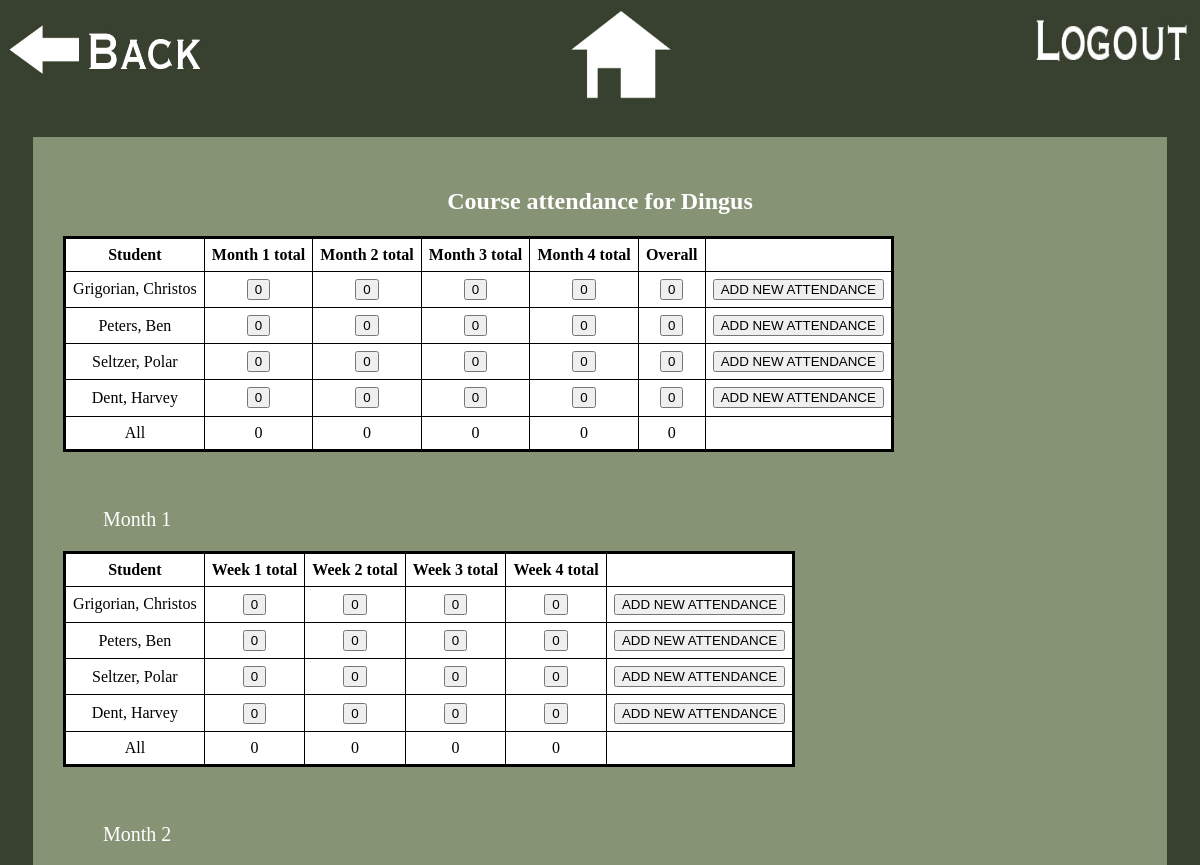
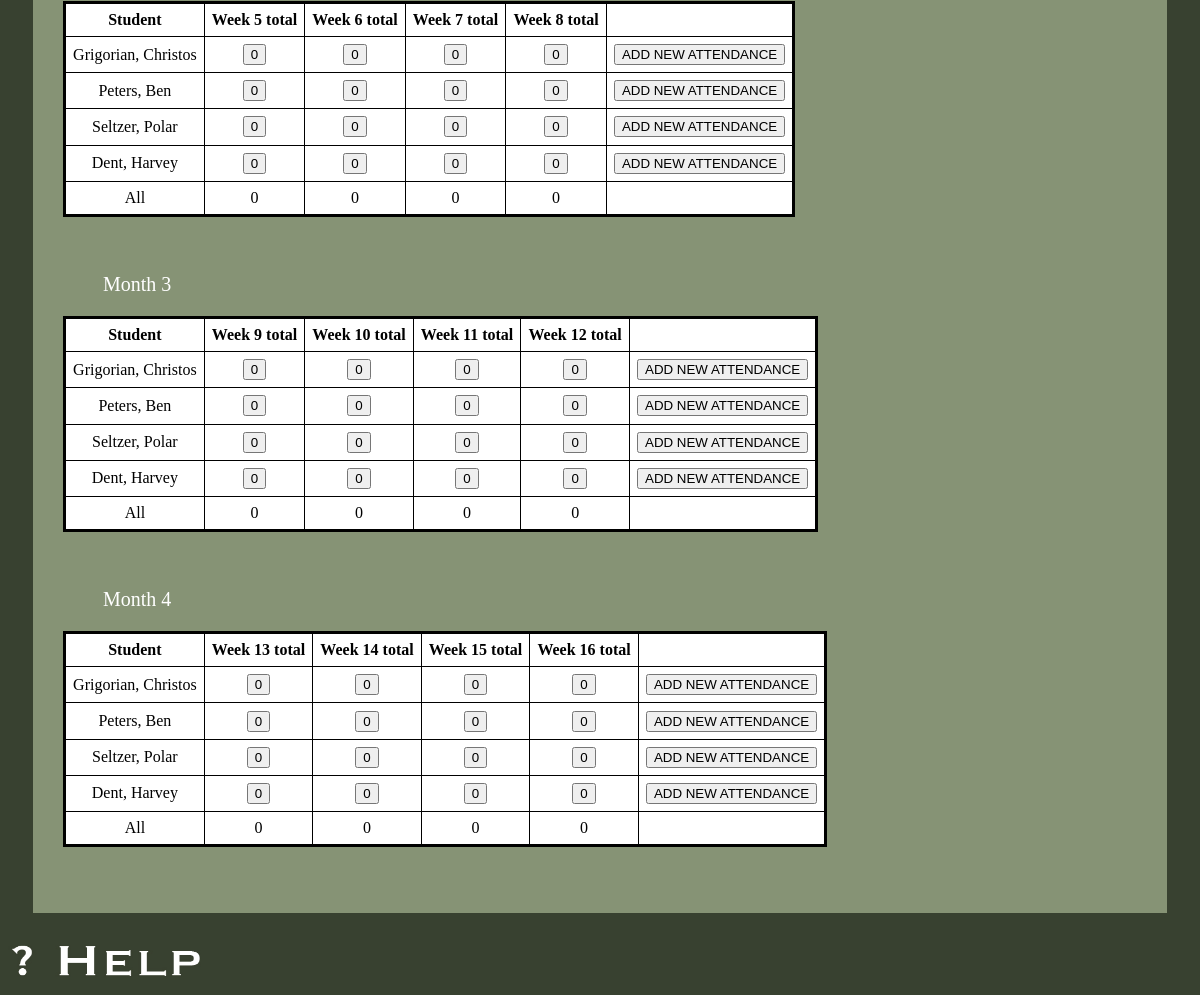
Page /CHproto/3/attendance/ (signed in) on the earlier database version (2 pictures, top to bottom).
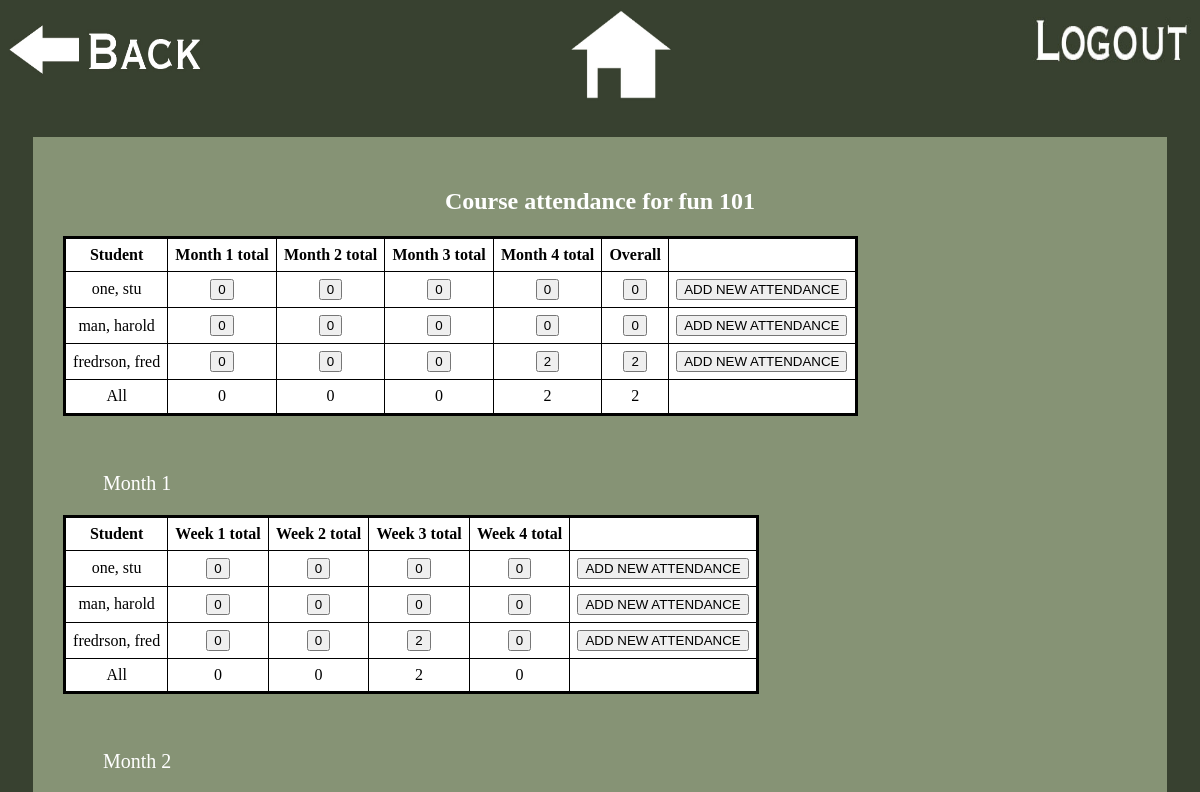
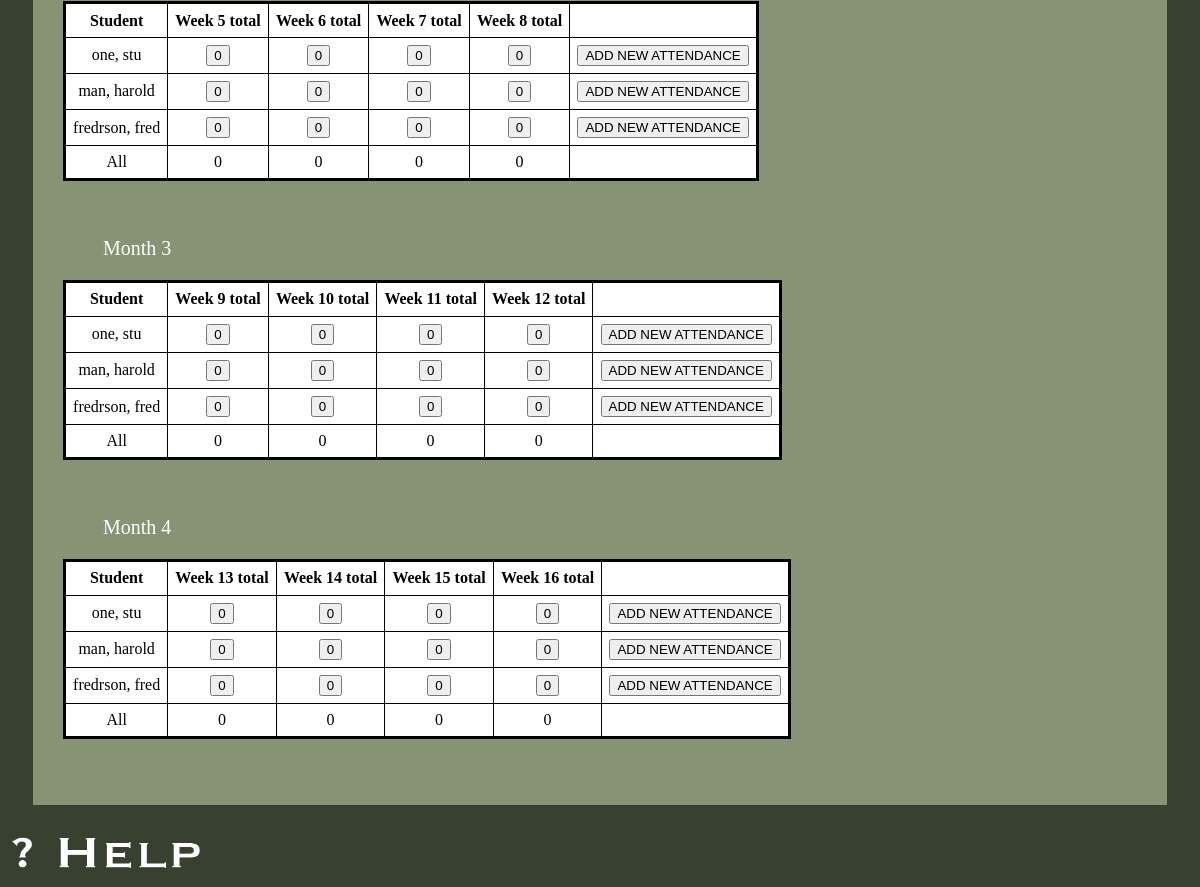
Same page on the later database version (2 pictures, top to bottom).
### CHproto/models.py (models this page shows, shortened)
class Course(models.Model):
    teacher = models.ForeignKey(User, on_delete=models.CASCADE)
    name = models.CharField(max_length=200)
    hrs_per_mtg = models.IntegerField()
    mtgs_per_week = models.IntegerField()

class Student(models.Model):
    teacher = models.ForeignKey(User, on_delete=models.CASCADE)
    first_name = models.CharField(max_length=200)
    last_name = models.CharField(max_length=200)
    student_id_num = models.IntegerField(unique=True)
    email = models.CharField(max_length=200)
    major = models.CharField(max_length=200)
    grad_year = models.IntegerField()

### CHproto/views.py (the view)
# urls.py: url(r'^(?P<course_id>[0-9]+)/attendance/$', views.attendance, name='attendance'),
@login_required
def attendance(request, course_id):
    course = Course.objects.get(pk=course_id)
    roster_entries = Roster.objects.filter(course=course)
    m1_a = {}
    m2_a = {}
    m3_a = {}
    m4_a = {}
    m1_total = {}
    m2_total = {}
    m3_total = {}
    m4_total = {}
    w1_a = {}
    w2_a = {}
    w3_a = {}
    w4_a = {}
    w5_a = {}
    w6_a = {}
    w7_a = {}
    w8_a = {}
    w9_a = {}
    w10_a = {}
    w11_a = {}
    w12_a = {}
    w13_a = {}
    w14_a = {}
    w15_a = {}
    w16_a = {}
    w1_total = {}
    w2_total = {}
    w3_total = {}
    w4_total = {}
    w5_total = {}
    w6_total = {}
    w7_total = {}
    w8_total = {}
    w9_total = {}
    w10_total = {}
    w11_total = {}
    w12_total = {}
    w13_total = {}
    w14_total = {}
    w15_total = {}
    w16_total = {}
    all_totals = {}
    week_totals = {}
    m_grand_total = {}
    w_grand_total = {}
    grand_total = {}
    m_grand_total = [0,0,0,0]
    w_grand_total = [0,0,0,0,0,0,0,0,0,0,0,0,0,0,0,0]
    grand_total = [0]
    students = []
    for roster_entry in roster_entries:
        curr_student = Student.objects.get(pk=roster_entry.student.pk)
        students.append(curr_student)
        print (str(roster_entry.pk))
        for attend in Attendance.objects.all():
            print (attend.roster)
        m1_a[curr_student] = Attendance.objects.filter(roster=roster_entry.pk, month_number=1).order_by('date')
        m2_a[curr_student] = Attendance.objects.filter(roster=roster_entry.pk, month_number=2).order_by('date')
        m3_a[curr_student] = Attendance.objects.filter(roster=roster_entry.pk, month_number=3).order_by('date')
        m4_a[curr_student] = Attendance.objects.filter(roster=roster_entry.pk, month_number=4).order_by('date')
        w1_a[curr_student] = Attendance.objects.filter(roster=roster_entry.pk, week_number=1).order_by('date')
        w2_a[curr_student] = Attendance.objects.filter(roster=roster_entry.pk, week_number=2).order_by('date')
        w3_a[curr_student] = Attendance.objects.filter(roster=roster_entry.pk, week_number=3).order_by('date')
        w4_a[curr_student] = Attendance.objects.filter(roster=roster_entry.pk, week_number=4).order_by('date')
        w5_a[curr_student] = Attendance.objects.filter(roster=roster_entry.pk, week_number=5).order_by('date')
        w6_a[curr_student] = Attendance.objects.filter(roster=roster_entry.pk, week_number=6).order_by('date')
        w7_a[curr_student] = Attendance.objects.filter(roster=roster_entry.pk, week_number=7).order_by('date')
        w8_a[curr_student] = Attendance.objects.filter(roster=roster_entry.pk, week_number=8).order_by('date')
        w9_a[curr_student] = Attendance.objects.filter(roster=roster_entry.pk, week_number=9).order_by('date')
        w10_a[curr_student] = Attendance.objects.filter(roster=roster_entry.pk, week_number=10).order_by('date')
        w11_a[curr_student] = Attendance.objects.filter(roster=roster_entry.pk, week_number=11).order_by('date')
        w12_a[curr_student] = Attendance.objects.filter(roster=roster_entry.pk, week_number=12).order_by('date')
        w13_a[curr_student] = Attendance.objects.filter(roster=roster_entry.pk, week_number=13).order_by('date')
        w14_a[curr_student] = Attendance.objects.filter(roster=roster_entry.pk, week_number=14).order_by('date')
        w15_a[curr_student] = Attendance.objects.filter(roster=roster_entry.pk, week_number=15).order_by('date')
        w16_a[curr_student] = Attendance.objects.filter(roster=roster_entry.pk, week_number=16).order_by('date')
        w1_total = 0
        w2_total = 0
        w3_total = 0
        w4_total = 0
        w5_total = 0
        w6_total = 0
        w7_total = 0
        w8_total = 0
        w9_total = 0
        w10_total = 0
        w11_total = 0
        w12_total = 0
        w13_total = 0
        w14_total = 0
        w15_total = 0
        w16_total = 0
        m1_total = 0
        m2_total = 0
        m3_total = 0
        m4_total = 0
        print ("attendances found " + str(len(Attendance.objects.filter(month_number=1))))
        for value in m1_a[curr_student]:
            m1_total += value.hours_attended
            print ("attendances found " )
        for value in m2_a[curr_student]:
            m2_total += value.hours_attended
        for value in m3_a[curr_student]:
            m3_total += value.hours_attended
        for value in m4_a[curr_student]:
            m4_total += value.hours_attended
        for value in w1_a[curr_student]:
            w1_total += value.hours_attended
        for value in w2_a[curr_student]:
            w2_total += value.hours_attended
        for value in w3_a[curr_student]:
            w3_total += value.hours_attended
        for value in w4_a[curr_student]:
            w4_total += value.hours_attended
        for value in w5_a[curr_student]:
            w5_total += value.hours_attended
        for value in w6_a[curr_student]:
            w6_total += value.hours_attended
        for value in w7_a[curr_student]:
            w7_total += value.hours_attended
        for value in w8_a[curr_student]:
            w8_total += value.hours_attended
        for value in w9_a[curr_student]:
            w9_total += value.hours_attended
        for value in w10_a[curr_student]:
            w10_total += value.hours_attended
        for value in w11_a[curr_student]:
            w11_total += value.hours_attended
        for value in w12_a[curr_student]:
            w12_total += value.hours_attended
        for value in w13_a[curr_student]:
            w13_total += value.hours_attended
        for value in w14_a[curr_student]:
            w14_total += value.hours_attended
        for value in w15_a[curr_student]:
            w15_total += value.hours_attended
        for value in w16_a[curr_student]:
            w16_total += value.hours_attended
        overall_hours = m1_total+m2_total+m3_total+m4_total
        all_totals[curr_student] = [m1_total, m2_total, m3_total, m4_total, overall_hours]
        week_totals[curr_student] = [w1_total, w2_total, w3_total, w4_total, w5_total, w6_total, w7_total, w8_total, w9_total, w10_total, w11_total, w12_total, w13_total, w14_total, w15_total, w16_total]
        m_grand_total[0] += m1_total
        m_grand_total[1] += m2_total
        m_grand_total[2] += m3_total
        m_grand_total[3] += m4_total
        w_grand_total[0] += w1_total
        w_grand_total[1] += w2_total
        w_grand_total[2] += w3_total
        w_grand_total[3] += w4_total
        w_grand_total[4] += w5_total
        w_grand_total[5] += w6_total
        w_grand_total[6] += w7_total
        w_grand_total[7] += w8_total
        w_grand_total[8] += w9_total
        w_grand_total[9] += w10_total
        w_grand_total[10] += w11_total
        w_grand_total[11] += w12_total
        w_grand_total[12] += w13_total
        w_grand_total[13] += w14_total
        w_grand_total[14] += w15_total
        w_grand_total[15] += w16_total
        grand_total[0] = m_grand_total[0] + m_grand_total[1] + m_grand_total[2] + m_grand_total[3]
    context = {
        'course': course,
        'm_grand_total': m_grand_total,
        'w_grand_total': w_grand_total,
        'grand_total': grand_total,
        'all_totals': all_totals,
        'week_totals': week_totals,
        'roster_entries': roster_entries,
        'students': students,
    }
    template = loader.get_template('att.html')
    return HttpResponse(template.render(context, request))

### CHproto/models.py (called while the page is built)
    def __str__(self):
        return(self.course.name + ": " + self.student.first_name + " " + self.student.last_name)

### CHproto/templates/att.html (shortened to what the changed rows need)
<!DOCTYPE html>
<html lang="en">
<head>
</head>
<body bgcolor="#384130">
{% load static %}
{% load static %}
  {% load static %}
<div class="container">
<h1>Course attendance for {{ course.name }}</h1>
    <table>
      <tr>
        <th>Student</th>
        <th>Month 1 total</th>
        <th>Month 2 total</th>
        <th>Month 3 total</th>
        <th>Month 4 total</th>
        <th>Overall</th>
        <th></th>
      </tr>
      <tr>
    {% for student, totals in all_totals.items %}
        <td>{{ student.last_name }}, {{ student.first_name}}</td>
        <td>
          <a href="/CHproto/{{student.id}}/{{course.id}}/1/graphattendancebymonth"><input type="submit" value="{{ totals.0 }}" title="Graph by Month">
        </td>
        <td>
          <a href="/CHproto/{{student.id}}/{{course.id}}/2/graphattendancebymonth"><input type="submit" value="{{ totals.1 }}" title="Graph by Month">
        </td>
        <td>
          <a href="/CHproto/{{student.id}}/{{course.id}}/3/graphattendancebymonth"><input type="submit" value="{{ totals.2 }}" title="Graph by Month">
        </td>
        <td>
          <a href="/CHproto/{{student.id}}/{{course.id}}/4/graphattendancebymonth"><input type="submit" value="{{ totals.3 }}" title="Graph by Month">
        </td>
        <td>
          <a href="/CHproto/{{student.id}}/{{course.id}}/graphattendanceoverall"><input type="submit" value="{{ totals.4 }}" title="Graph by Semester">
        </td>
        <td>
          <a href="/CHproto/{{student.id}}/{{course.id}}/addattendance"><input type="submit" value="ADD NEW ATTENDANCE"></input></a>
        </td>
    </tr>
    {% endfor %}
    <tr>
        <td>
          All
        </td>
        <td>
          {{ m_grand_total.0 }}
        </td>
        <td>
          {{ m_grand_total.1 }}
        </td>
        <td>
          {{ m_grand_total.2 }}
        </td>
        <td>
          {{ m_grand_total.3 }}
        </td>
        <td>
          {{ grand_total.0 }}
        </td>
        <td></td>
    </tr>
    </table>
<br><br>
<ul>Month 1</ul>
        <table>
      <tr>
        <th>Student</th>
        <th>Week 1 total</th>
        <th>Week 2 total</th>
        <th>Week 3 total</th>
        <th>Week 4 total</th>
        <th></th>
      </tr>
      <tr>
    {% for student, totals in week_totals.items %}
        <td>{{ student.last_name }}, {{ student.first_name}}</td>
        <td>
          <a href="/CHproto/{{student.id}}/{{course.id}}/1/graphattendancebyweek"><input type="submit" value="{{ totals.0 }}" title="Graph by Week">
        </td>
        <td>
          <a href="/CHproto/{{student.id}}/{{course.id}}/2/graphattendancebyweek"><input type="submit" value="{{ totals.1 }}" title="Graph by Week">
        </td>
        <td>
          <a href="/CHproto/{{student.id}}/{{course.id}}/3/graphattendancebyweek"><input type="submit" value="{{ totals.2 }}" title="Graph by Week">
        </td>
        <td>
          <a href="/CHproto/{{student.id}}/{{course.id}}/4/graphattendancebyweek"><input type="submit" value="{{ totals.3 }}" title="Graph by Week">
        </td>
        <td>
          <a href="/CHproto/{{student.id}}/{{course.id}}/addattendance"><input type="submit" value="ADD NEW ATTENDANCE"></input></a>
        </td>
            </tr>
    {% endfor %}
        <tr>
        <td>
          All
        </td>
        <td>
          {{ w_grand_total.0 }}
        </td>
        <td>
          {{ w_grand_total.1 }}
        </td>
        <td>
          {{ w_grand_total.2 }}
        </td>
        <td>
          {{ w_grand_total.3 }}
        </td>
        <td></td>
    </tr>
    </table>
<br><br>
<ul>Month 2</ul>
        <table>
      <tr>
        <th>Student</th>
        <th>Week 5 total</th>
        <th>Week 6 total</th>
        <th>Week 7 total</th>
        <th>Week 8 total</th>
        <th></th>
      </tr>
      <tr>
    {% for student, totals in week_totals.items %}
        <td>{{ student.last_name }}, {{ student.first_name}}</td>
        <td>
          <a href="/CHproto/{{student.id}}/{{course.id}}/5/graphattendancebyweek"><input type="submit" value="{{ totals.4 }}" title="Graph by Week">
        </td>
        <td>
          <a href="/CHproto/{{student.id}}/{{course.id}}/6/graphattendancebyweek"><input type="submit" value="{{ totals.5 }}" title="Graph by Week">
        </td>
        <td>
          <a href="/CHproto/{{student.id}}/{{course.id}}/7/graphattendancebyweek"><input type="submit" value="{{ totals.6 }}" title="Graph by Week">
        </td>
        <td>
          <a href="/CHproto/{{student.id}}/{{course.id}}/8/graphattendancebyweek"><input type="submit" value="{{ totals.7 }}" title="Graph by Week">
        </td>
        <td>
          <a href="/CHproto/{{student.id}}/{{course.id}}/addattendance"><input type="submit" value="ADD NEW ATTENDANCE"></input></a>
        </td>
            </tr>
    {% endfor %}
            <tr>
        <td>
        </td>
        <td>
        </td>
        <td>
        </td>
        <td>
        </td>
        <td>
        </td>
        <td></td>
    </tr>
  </table>
<br><br>
<ul>Month 3</ul>
        <table>
      <tr>
        <th>Student</th>
        <th>Week 9 total</th>
        <th>Week 10 total</th>
        <th>Week 11 total</th>
        <th>Week 12 total</th>
        <th></th>
      </tr>
      <tr>
    {% for student, totals in week_totals.items %}
        <td>{{ student.last_name }}, {{ student.first_name}}</td>
        <td>
          <a href="/CHproto/{{student.id}}/{{course.id}}/9/graphattendancebyweek"><input type="submit" value="{{ totals.8 }}" title="Graph by Week">
        </td>
        <td>
          <a href="/CHproto/{{student.id}}/{{course.id}}/10/graphattendancebyweek"><input type="submit" value="{{ totals.9 }}" title="Graph by Week">
        </td>
        <td>
          <a href="/CHproto/{{student.id}}/{{course.id}}/11/graphattendancebyweek"><input type="submit" value="{{ totals.10 }}" title="Graph by Week">
        </td>
        <td>
          <a href="/CHproto/{{student.id}}/{{course.id}}/12/graphattendancebyweek"><input type="submit" value="{{ totals.11 }}" title="Graph by Week">
        </td>
        <td>
          <a href="/CHproto/{{student.id}}/{{course.id}}/addattendance"><input type="submit" value="ADD NEW ATTENDANCE"></input></a>
        </td>
            </tr>
    {% endfor %}
    <tr>
        <td>
        </td>
        <td>
        </td>
        <td>
        </td>
        <td>
        </td>
        <td>
        </td>
        <td></td>
    </tr>
    </table>
<br><br>
<ul>Month 4</ul>
        <table>
      <tr>
        <th>Student</th>
        <th>Week 13 total</th>
        <th>Week 14 total</th>
        <th>Week 15 total</th>
        <th>Week 16 total</th>
        <th></th>
      </tr>
      <tr>
    {% for student, totals in week_totals.items %}
        <td>{{ student.last_name }}, {{ student.first_name}}</td>
        <td>
          <a href="/CHproto/{{student.id}}/{{course.id}}/13/graphattendancebyweek"><input type="submit" value="{{ totals.12 }}" title="Graph by Week">
        </td>
        <td>
          <a href="/CHproto/{{student.id}}/{{course.id}}/14/graphattendancebyweek"><input type="submit" value="{{ totals.13 }}" title="Graph by Week">
        </td>
        <td>
          <a href="/CHproto/{{student.id}}/{{course.id}}/15/graphattendancebyweek"><input type="submit" value="{{ totals.14 }}" title="Graph by Week">
        </td>
        <td>
          <a href="/CHproto/{{student.id}}/{{course.id}}/16/graphattendancebyweek"><input type="submit" value="{{ totals.15 }}" title="Graph by Week">
        </td>
        <td>
          <a href="/CHproto/{{student.id}}/{{course.id}}/addattendance"><input type="submit" value="ADD NEW ATTENDANCE"></input></a>
        </td>
    </tr>
    {% endfor %}
            <tr>
        <td>
        </td>
        <td>
        </td>
        <td>
        </td>
        <td>
        </td>
        <td>
        </td>
        <td></td>
    </tr>
    </table>
<br><br>
</div>
{% load static %}
</body>
</html>

Differences in the rows shown:
removed Student: last_name "Grigorian", first_name "Christos"
no longer on this page (row edited): Student: last_name "Seltzer", first_name "Polar"
no longer on this page (row edited): Student: last_name "Dent", first_name "Harvey"
changed Course: name "Dingus" → "fun 101"
added Student: last_name "one", first_name "stu"
changed Student: last_name "Peters" → "man"; first_name "Ben" → "harold"
added Student: last_name "fredrson", first_name "fred"
Other differences:
{{ m_grand_total.3 }}: "0" → "2"
{{ grand_total.0 }}: "0" → "2"
{{ w_grand_total.2 }}: "0" → "2"
